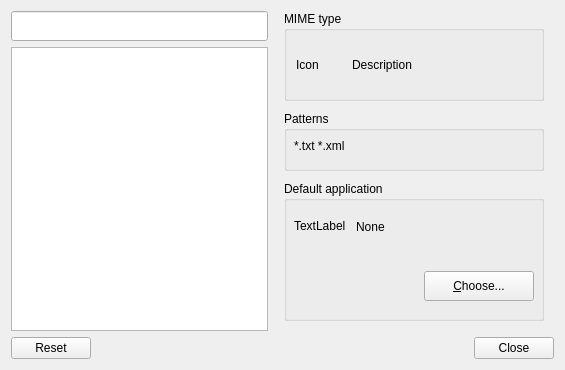
<?xml version="1.0" encoding="UTF-8"?>
<ui version="4.0">
 <class>mimetypeviewer</class>
 <widget class="QWidget" name="mimetypeviewer">
  <property name="geometry">
   <rect>
    <x>0</x>
    <y>0</y>
    <width>565</width>
    <height>370</height>
   </rect>
  </property>
  <property name="minimumSize">
   <size>
    <width>530</width>
    <height>370</height>
   </size>
  </property>
  <property name="windowTitle">
   <string>File Associations</string>
  </property>
  <layout class="QGridLayout" name="gridLayout">
   <item row="2" column="1" rowspan="2">
    <widget class="QFrame" name="mimeFrame">
     <property name="enabled">
      <bool>true</bool>
     </property>
     <property name="sizePolicy">
      <sizepolicy hsizetype="Fixed" vsizetype="MinimumExpanding">
       <horstretch>0</horstretch>
       <verstretch>0</verstretch>
      </sizepolicy>
     </property>
     <property name="minimumSize">
      <size>
       <width>280</width>
       <height>260</height>
      </size>
     </property>
     <property name="frameShape">
      <enum>QFrame::NoFrame</enum>
     </property>
     <property name="frameShadow">
      <enum>QFrame::Plain</enum>
     </property>
     <widget class="QGroupBox" name="applicationsGroupBox">
      <property name="geometry">
       <rect>
        <x>10</x>
        <y>170</y>
        <width>260</width>
        <height>140</height>
       </rect>
      </property>
      <property name="title">
       <string>Default application</string>
      </property>
      <widget class="QPushButton" name="chooseApplicationsButton">
       <property name="geometry">
        <rect>
         <x>140</x>
         <y>90</y>
         <width>110</width>
         <height>30</height>
        </rect>
       </property>
       <property name="text">
        <string>&amp;Choose...</string>
       </property>
      </widget>
      <widget class="QFrame" name="applicationLabelFrame">
       <property name="geometry">
        <rect>
         <x>10</x>
         <y>20</y>
         <width>241</width>
         <height>51</height>
        </rect>
       </property>
       <property name="frameShape">
        <enum>QFrame::NoFrame</enum>
       </property>
       <property name="frameShadow">
        <enum>QFrame::Raised</enum>
       </property>
       <layout class="QHBoxLayout" name="horizontalLayout">
        <property name="spacing">
         <number>0</number>
        </property>
        <property name="leftMargin">
         <number>0</number>
        </property>
        <property name="topMargin">
         <number>0</number>
        </property>
        <property name="rightMargin">
         <number>0</number>
        </property>
        <property name="bottomMargin">
         <number>0</number>
        </property>
        <item>
         <widget class="QLabel" name="appIcon">
          <property name="sizePolicy">
           <sizepolicy hsizetype="Fixed" vsizetype="Fixed">
            <horstretch>0</horstretch>
            <verstretch>0</verstretch>
           </sizepolicy>
          </property>
          <property name="minimumSize">
           <size>
            <width>50</width>
            <height>50</height>
           </size>
          </property>
          <property name="text">
           <string>TextLabel</string>
          </property>
         </widget>
        </item>
        <item>
         <widget class="QLabel" name="applicationLabel">
          <property name="text">
           <string>None</string>
          </property>
          <property name="indent">
           <number>10</number>
          </property>
         </widget>
        </item>
       </layout>
      </widget>
     </widget>
     <widget class="QGroupBox" name="patternsGroupBox">
      <property name="geometry">
       <rect>
        <x>10</x>
        <y>100</y>
        <width>260</width>
        <height>60</height>
       </rect>
      </property>
      <property name="title">
       <string>Patterns</string>
      </property>
      <widget class="QLabel" name="patternsLabel">
       <property name="geometry">
        <rect>
         <x>10</x>
         <y>20</y>
         <width>230</width>
         <height>30</height>
        </rect>
       </property>
       <property name="text">
        <string>*.txt *.xml</string>
       </property>
       <property name="wordWrap">
        <bool>true</bool>
       </property>
      </widget>
     </widget>
     <widget class="QGroupBox" name="mimetypeGroupBox">
      <property name="geometry">
       <rect>
        <x>10</x>
        <y>0</y>
        <width>260</width>
        <height>90</height>
       </rect>
      </property>
      <property name="title">
       <string>MIME type</string>
      </property>
      <layout class="QHBoxLayout" name="horizontalLayout_2">
       <item>
        <widget class="QLabel" name="iconLabel">
         <property name="sizePolicy">
          <sizepolicy hsizetype="Fixed" vsizetype="Fixed">
           <horstretch>0</horstretch>
           <verstretch>0</verstretch>
          </sizepolicy>
         </property>
         <property name="minimumSize">
          <size>
           <width>50</width>
           <height>50</height>
          </size>
         </property>
         <property name="text">
          <string>Icon</string>
         </property>
        </widget>
       </item>
       <item>
        <widget class="QLabel" name="descriptionLabel">
         <property name="text">
          <string>Description</string>
         </property>
         <property name="wordWrap">
          <bool>true</bool>
         </property>
        </widget>
       </item>
      </layout>
     </widget>
    </widget>
   </item>
   <item row="2" column="0">
    <widget class="QLineEdit" name="searchTermLineEdit">
     <property name="minimumSize">
      <size>
       <width>0</width>
       <height>30</height>
      </size>
     </property>
     <property name="text">
      <string/>
     </property>
    </widget>
   </item>
   <item row="4" column="0" colspan="2">
    <widget class="QDialogButtonBox" name="dialogButtonBox">
     <property name="standardButtons">
      <set>QDialogButtonBox::Close|QDialogButtonBox::Reset</set>
     </property>
    </widget>
   </item>
   <item row="3" column="0">
    <widget class="QTreeWidget" name="mimetypeTreeWidget">
     <property name="sizePolicy">
      <sizepolicy hsizetype="MinimumExpanding" vsizetype="MinimumExpanding">
       <horstretch>0</horstretch>
       <verstretch>0</verstretch>
      </sizepolicy>
     </property>
     <property name="minimumSize">
      <size>
       <width>180</width>
       <height>275</height>
      </size>
     </property>
     <property name="editTriggers">
      <set>QAbstractItemView::NoEditTriggers</set>
     </property>
     <property name="showDropIndicator" stdset="0">
      <bool>false</bool>
     </property>
     <property name="headerHidden">
      <bool>true</bool>
     </property>
     <property name="expandsOnDoubleClick">
      <bool>false</bool>
     </property>
     <property name="columnCount">
      <number>0</number>
     </property>
     <attribute name="headerVisible">
      <bool>false</bool>
     </attribute>
     <attribute name="headerDefaultSectionSize">
      <number>500</number>
     </attribute>
    </widget>
   </item>
  </layout>
 </widget>
 <tabstops>
  <tabstop>searchTermLineEdit</tabstop>
  <tabstop>mimetypeTreeWidget</tabstop>
  <tabstop>chooseApplicationsButton</tabstop>
 </tabstops>
 <resources/>
 <connections/>
</ui>
